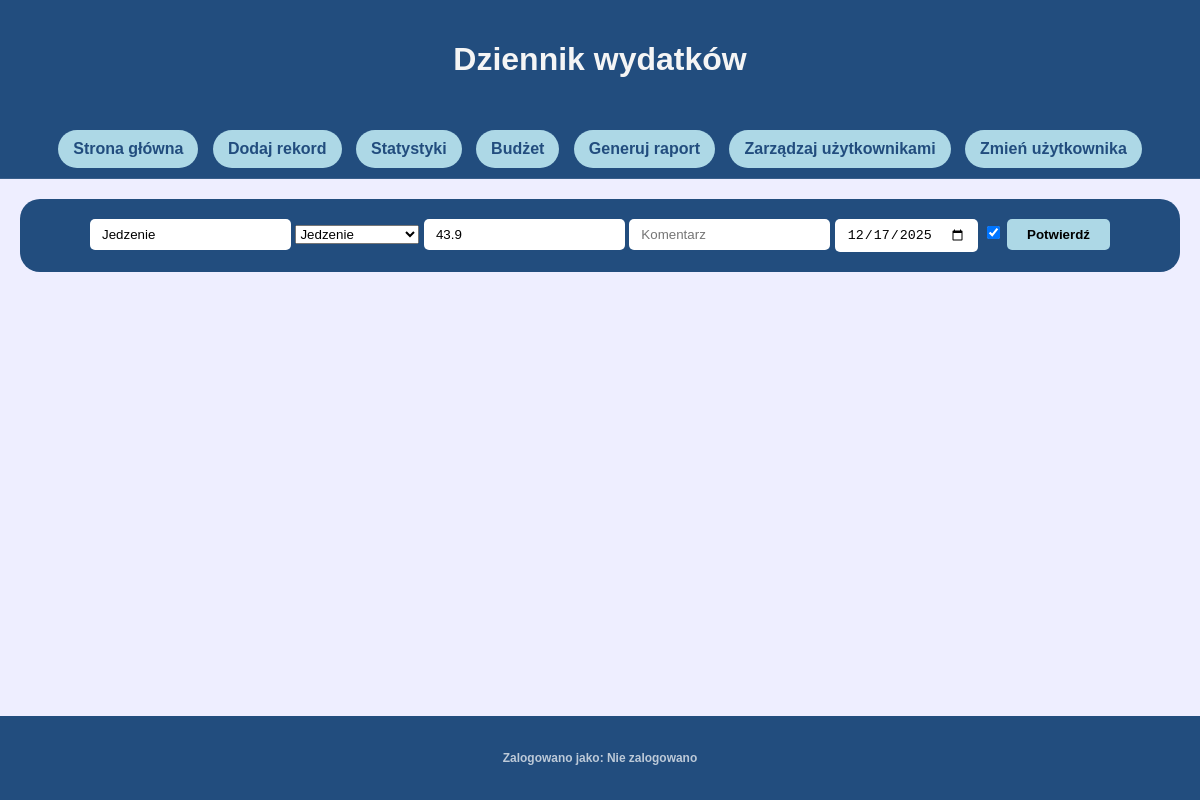
Screenshot of /edit/68 (signed in) with the database file from the repository.
### tables this page shows
CREATE TABLE expenses (
    id INTEGER PRIMARY KEY AUTOINCREMENT,
    name TEXT NOT NULL,
    category INTEGER NOT NULL,    -- odwołanie do categories.id
    amount NUMERIC NOT NULL,      -- precyzyjniej do pieniędzy niż REAL
    comment TEXT,
    privExpense INTEGER NOT NULL, -- 0 lub 1
    date TEXT NOT NULL, uid INTEGER DEFAULT 1,           -- YYYY-MM-DD
    FOREIGN KEY(category) REFERENCES categories(id)
);

CREATE TABLE categories (
    id INTEGER PRIMARY KEY,       -- automatycznie UNIQUE i NOT NULL
    name TEXT NOT NULL
);

### app.py (the view, shortened to what this page needs)
@app.route('/edit/<int:id>', methods=['GET', 'POST'])
def edit(id):
    if 'uid' not in session:
        return redirect('/login')
    conn = get_db_connection()
    categories = generateCategories()
    data = conn.execute('''SELECT e.name, e.id, e.amount, e.category, e.comment, e.privExpense, e.date FROM expenses e WHERE e.id = ?''', (id,)).fetchone()
    return render_template('edit.html', categories = categories, data = data, user=userName())

### app.py (called while the page is built)
def get_db_connection():
    conn = sqlite3.connect('database.db')
    conn.row_factory = sqlite3.Row
    return conn

def generateCategories():
    conn = get_db_connection()
    categories = conn.execute('''SELECT id, name FROM categories''').fetchall()
    categories.append(categories.pop(0))
    return categories

def userName():
    if 'uid' not in session:
        return "Nie zalogowano"
    conn = get_db_connection()
    name = conn.execute('''SELECT username FROM users WHERE id = ?''', (session['uid'],)).fetchone()
    conn.close()
    if name is None:
        return "Nie zalogowano"
    return name[0]

### templates/edit.html (shortened to what this page needs)
<!DOCTYPE html>
<html lang="pl">
<head>
    <link rel="stylesheet" href="{{ url_for('static', filename='css/style.css') }}">
</head>
<body>
    <div class="wrapper">
        <header>
            <h1>Dziennik wydatków</h1>
        </header>
        <nav>
            <a href="{{ url_for('index')}}" class="navButton">Strona główna</a>
            <a href="{{ url_for('add')}}" class="navButton">Dodaj rekord</a>
            <a href="{{ url_for('stats')}}" class="navButton">Statystyki</a>
            <a href="{{ url_for('budget')}}" class="navButton">Budżet</a>
            <a href="{{ url_for('report')}}" class="navButton">Generuj raport</a>
            <a href="{{ url_for('manageUsers')}}" class="navButton">Zarządzaj użytkownikami</a>
            <a href="{{ url_for('login')}}" class="navButton">Zmień użytkownika</a>
        </nav>
        <main>
            <div class="dataInput">
                <form action="" method="POST">
                    <input type="text" name="name" placeholder="Nazwa" value="{{ data['name'] }}" required>
                    <select name="category" id="category">
                        {% for category in categories %}
                            <option value={{ category.id }} {% if category.id == data['category'] %} selected {% endif %}> {{ category.name }}</option>
                        {% endfor %}
                    </select>
                    <input type="number" name="amount" placeholder="Kwota" min="0" step="0.01" value="{{ data['amount'] }}" required>
                    <input type="text" name="comment" placeholder="Komentarz" value="{{ data['comment'] }}">
                    <input type="date" name="date" value="{{ data['date'] }}">
                    {% if data['privExpense'] %}
                        <input type="checkbox" name="privExpense" value="1" checked>
                    {% else %}
                        <input type="checkbox" name="privExpense" value="1">
                    {% endif %}
                    <input type="submit" value="Potwierdź">
                </form>
            </div>
        </main>
        <section>
        </section>
        <footer>
            <h5>Zalogowano jako: {{ user }}</h5>
        </footer>
    </div>
</body>
</html>

### static/css/style.css (style rules this page uses)
html, body { margin: 0; padding: 0; width: 100%; height: 100%; font-family: Arial, Helvetica, sans-serif; background-color: #eef; }
.wrapper { width: 100%; min-height: 100vh; display: flex; flex-direction: column; background-color: #eef; box-shadow: none; border-radius: 0; }
header { padding: 20px 0; background-color: rgb(34, 77, 126); text-align: center; color: whitesmoke; }
nav { padding: 10px 0; background-color: rgb(34, 77, 126); text-align: center; border-bottom: 1px solid rgba(255,255,255,0.1); }
.navButton { background-color: lightblue; padding: 10px 15px; margin-inline: 5px; border-radius: 20px; text-decoration: none; color: rgb(34, 77, 126); font-weight: bold; display: inline-block; }
main { flex: 1; display: flex; flex-direction: column; background-color: #eef; padding: 20px; }
.dataInput { padding: 20px; background-color: rgb(34, 77, 126); display: flex; flex-direction: row; gap: 10px; justify-content: center; align-items: center; color: white; flex-wrap: wrap; border-radius: 20px; }
.dataInput input { background-color: #fff; border: none; padding: 8px 12px; border-radius: 5px; }
.dataInput input[type=submit] { background-color: lightblue; cursor: pointer; font-weight: bold; padding: 8px 20px; }
section { padding: 40px; display: flex; flex-direction: column; justify-content: center; align-items: center; background-color: #eef; }
footer { padding: 15px 0; background-color: rgb(34, 77, 126); text-align: center; color: rgba(255,255,255,0.7); font-size: 0.9em; }

### rows the page displays
expenses: name "Jedzenie", category "Jedzenie", amount "43.9", date "12/17/2025"

### other values shown
{{ user }} "Nie zalogowano"
